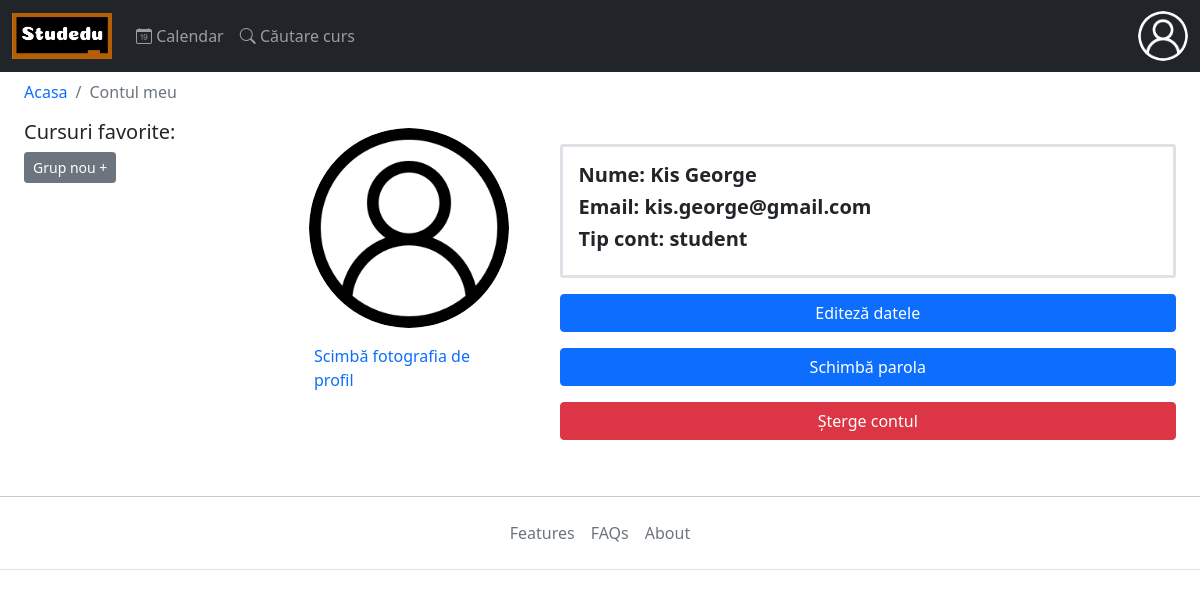
Screenshot of /My_account.php?id=2 (signed in) with the database file from the repository.
### tables this page shows
CREATE TABLE `user` (
  `id` int(11) NOT NULL AUTO_INCREMENT,
  `name` varchar(250) NOT NULL,
  `email` varchar(250) NOT NULL,
  `password` varchar(250) NOT NULL,
  `type` varchar(100) DEFAULT NULL,
  `profile_image` varchar(250) DEFAULT NULL,
  PRIMARY KEY (`id`)
);

### My_account.php (the view, shortened to what this page needs)
<!doctype html>
<html lang="en">
  	<head>
	    <link href="assets\css\bootstrap.min.css" rel="stylesheet"/>
	    <link rel="stylesheet" href="https://cdn.jsdelivr.net/npm/bootstrap-icons@1.7.2/font/bootstrap-icons.css">
	</head>
	<body>
    	<?php include 'Top_bar.php' ?>
    	<nav class="ms-4" aria-label="breadcrumb">
  			<ol class="breadcrumb">
  		  		<li class="breadcrumb-item"><a href="Home_page.php" style="text-decoration: none;">Acasa</a></li>
    			<li class="breadcrumb-item active" aria-current="page">Contul meu</li>
  			</ol>
		</nav>
		<?php if($_SESSION['user_type']!="admin"){ ?>
    	<div class="row">
		    <div class="col-md-3">
		    	<?php include 'Courses_group.php' ?>
		    </div>
		    <div class="col-md-9">
		    <?php } ?>
		      	<?php
		      		$search_user_id=$_GET['id'];
		      		$user_id=$_SESSION['user_id'];
		      	?>
		      	<div class="row">
		      		<div class="col-xl-3 col-md-4">
		      			<div class="d-flex align-items-center flex-column">
		      				<div class="p-2">
		      					<?php
		      					$sql="SELECT * FROM user WHERE id LIKE $search_user_id";
								$results=mysqli_query($db,$sql);
								$row=mysqli_fetch_array($results);
								$profile_image="Images\Profile\\".$row["profile_image"];
								if($profile_image=="Images\Profile\\") {
		      					?>
			      					<img src="Images\Sistem\user.png" alt="Profile image" style="width:200px; height:200px;" class="rounded-circle">
			      				<?php }
			      				else {
			      					echo '<img src="'.$profile_image.'" alt="Profile image" style="width:200px; height:200px;" class="rounded-circle">';
			      				}
			      				?>
			      			</div>
			      			<?php if($_SESSION['user_type']=="admin" or $search_user_id==$user_id){ ?>
				      			<div class="p-2">
				      				<p><a href="#" style="text-decoration: none;" data-bs-toggle="modal" data-bs-target="#Edit_profile_photo">Scimbă fotografia de profil</a></p>
				      			</div>
				      		<?php } ?>
			      		</div>
			      	</div>
			      	<div class="col-xl-9 col-md-8 mt-4">
			      		<div class="mx-4">
				      		<div class="container p-3 border border-3 rounded-1">
					      		<?php echo '<h5><b>Nume: '.$row['name'].'</b></h5>'; ?>
					      		<?php echo '<h5><b>Email: '.$row['email'].'</b></h5>'; ?>
					      		<?php echo '<h5><b>Tip cont: '.$row['type'].'</b></h5>'; ?>
				      		</div>
				      		<?php if($_SESSION['user_type']=="admin" or $search_user_id==$user_id){ ?>
					      		<div class="d-grid mt-3">
								  	<button type="button" class="btn btn-primary btn-block" data-bs-toggle="modal" data-bs-target="#Edit_profile_data">Editeză datele</button>
								</div>
								<div class="d-grid mt-3">
								  	<button type="button" class="btn btn-primary btn-block" data-bs-toggle="modal" data-bs-target="#Change_password">Schimbă parola</button>
								</div>
								<div class="d-grid mt-3">
								  	<button type="button" class="btn btn-danger btn-block" data-bs-toggle="modal" data-bs-target="#Delete_account">Șterge contul</button>
								</div>
							<?php } ?>
			      		</div>
			      	</div>
		      	</div>
		<?php if($_SESSION['user_type']!="admin"){ ?>
		    </div>
	  	</div>
	  	<?php } ?>
    	<?php include 'Footers.php' ?>
	</body>
</html>

### rows the page displays
user: name "Kis George", email "kis.george@gmail.com", type "student"
